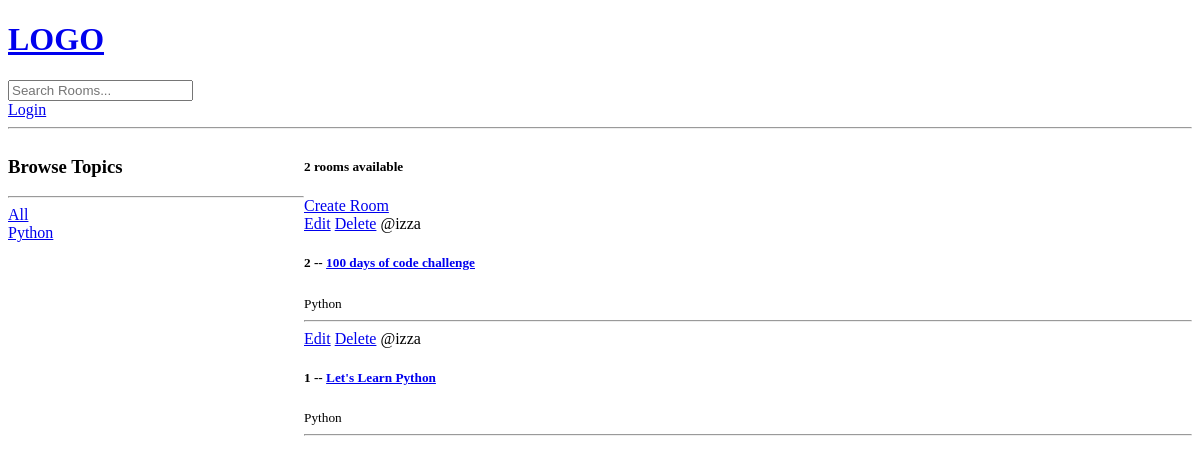
The app's page /, older data.
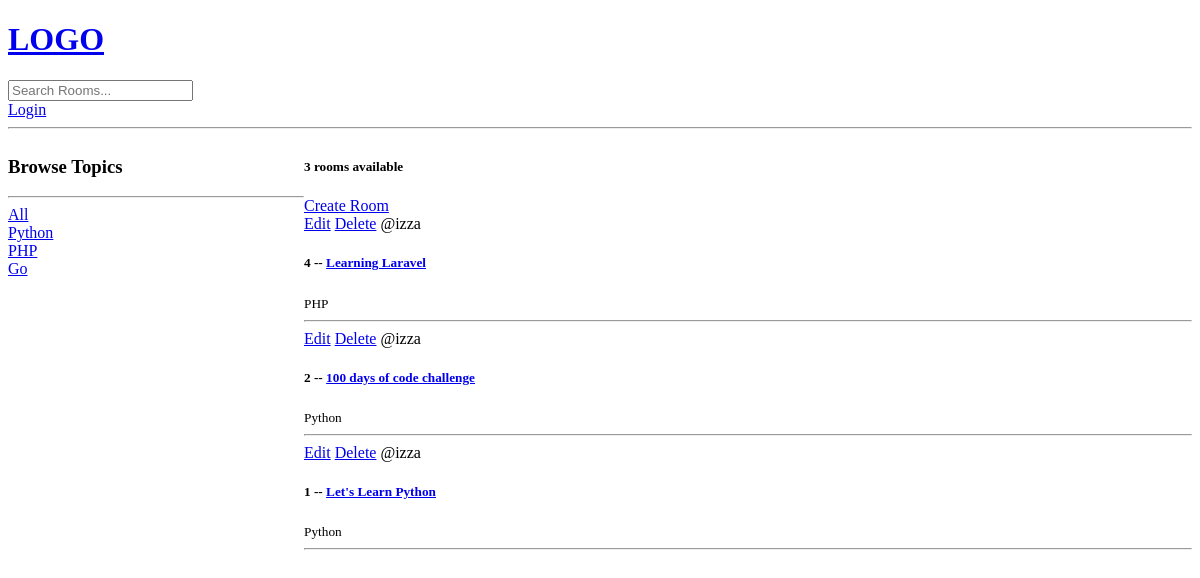
The same page, newer data.
### base/models.py (models this page shows, shortened)
class Topic(models.Model):
    name = models.CharField(max_length=200)

class Room(models.Model):
    host = models.ForeignKey(User, on_delete=models.SET_NULL, null=True)
    topic = models.ForeignKey(Topic, on_delete=models.SET_NULL, null=True)
    name = models.CharField(max_length=200)
    description = models.TextField(null=True, blank=True)
    participants = models.ManyToManyField(User, related_name="participants", blank=True)
    created = models.DateTimeField(auto_now_add=True)
    updated = models.DateTimeField(auto_now=True)
    class Meta:
        ordering = ["-updated", "-created"]

### base/views.py (the view)
# urls.py: path("", views.home, name="home"),
def home(request):
    q = request.GET.get("q") if request.GET.get("q") != None else ""
    rooms = Room.objects.filter(
        Q(topic__name__contains = q) |
        Q(name__icontains = q) |
        Q(description__icontains = q)
    )
    topics = Topic.objects.all()
    room_count = rooms.count()
    context = {"rooms": rooms, "topics": topics, "room_count": room_count}
    return render(request, "base/home.html", context)

### templates/base/home.html (shortened to what this page needs)
{% extends "main.html" %}
{% block content %}
<div class="home-container">
    <div class="">
        <h3>Browse Topics</h3>
        <hr>
        <div class="">
            <a href="{% url 'home' %}">All</a>
        </div>
        {% for topic in topics %}
            <div class="">
                <a href="{% url 'home' %}?q={{ topic.name }}">{{ topic.name }}</a>
            </div>
        {% endfor %}
    </div>
    <div class="">
        <h5>{{ room_count }} rooms available</h5>
        <a href="{% url 'create-room' %}">Create Room</a>
        <div>
            {% for room in rooms %}
                <div>
                    {% if request.user != room.host %}
                        <a href="{% url 'update-room' room.id %}">Edit</a>
                        <a href="{% url 'delete-room' room.id %}">Delete</a>
                    {% endif %}
                    <span>@{{ room.host.username }}</span>
                    <h5>{{ room.id }} -- <a href="{% url 'room' room.id %}">{{ room.name }}</a></h5>
                    <small>{{ room.topic.name }}</small>
                    <hr>
                </div>
            {% endfor %}
        </div>
    </div>
</div>
{% endblock content %}

### templates/main.html (shortened to what this page needs)
<!DOCTYPE html>
<html lang="en">
<head>
</head>
<body>
    {% include "navbar.html" %}
    {% block content %}
    {% endblock %}
</body>
</html>

### templates/navbar.html
<a href="/">
    <h1>LOGO</h1>
</a>
<form action="{% url 'home' %}" method="get">
    <input type="text" name="q" placeholder="Search Rooms...">
</form>
{% if request.user.is_authenticated %}
    <p>Hello {{ request.user }}</p>
    <a href="{% url 'logout' %}">Logout</a>
{% else %}
    <a href="{% url 'login' %}">Login</a>
{% endif %}
<hr>

### templates/base/home.html (style rules this page uses)
.home-container { display: grid; grid-template-columns: 1fr 3fr; }

Row changes from the older to the newer data that the page shows:
added Topic: name "PHP"
added Topic: name "Go"
added Room: shows "Edit", host.username "izza", id "4", name "Learning Laravel", topic.name "PHP"
Text that changed along with them:
{{ room_count }}: "2" → "3"
